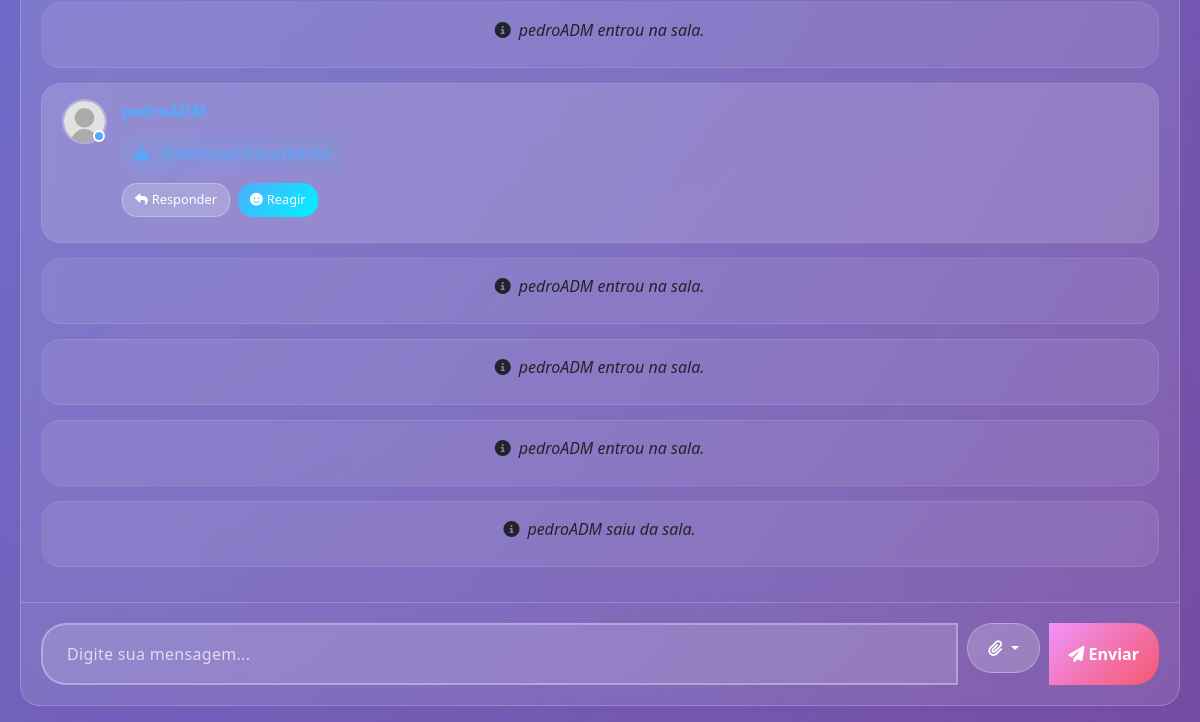
/chat (signed in, lower part), run on an earlier commit of the app's database.
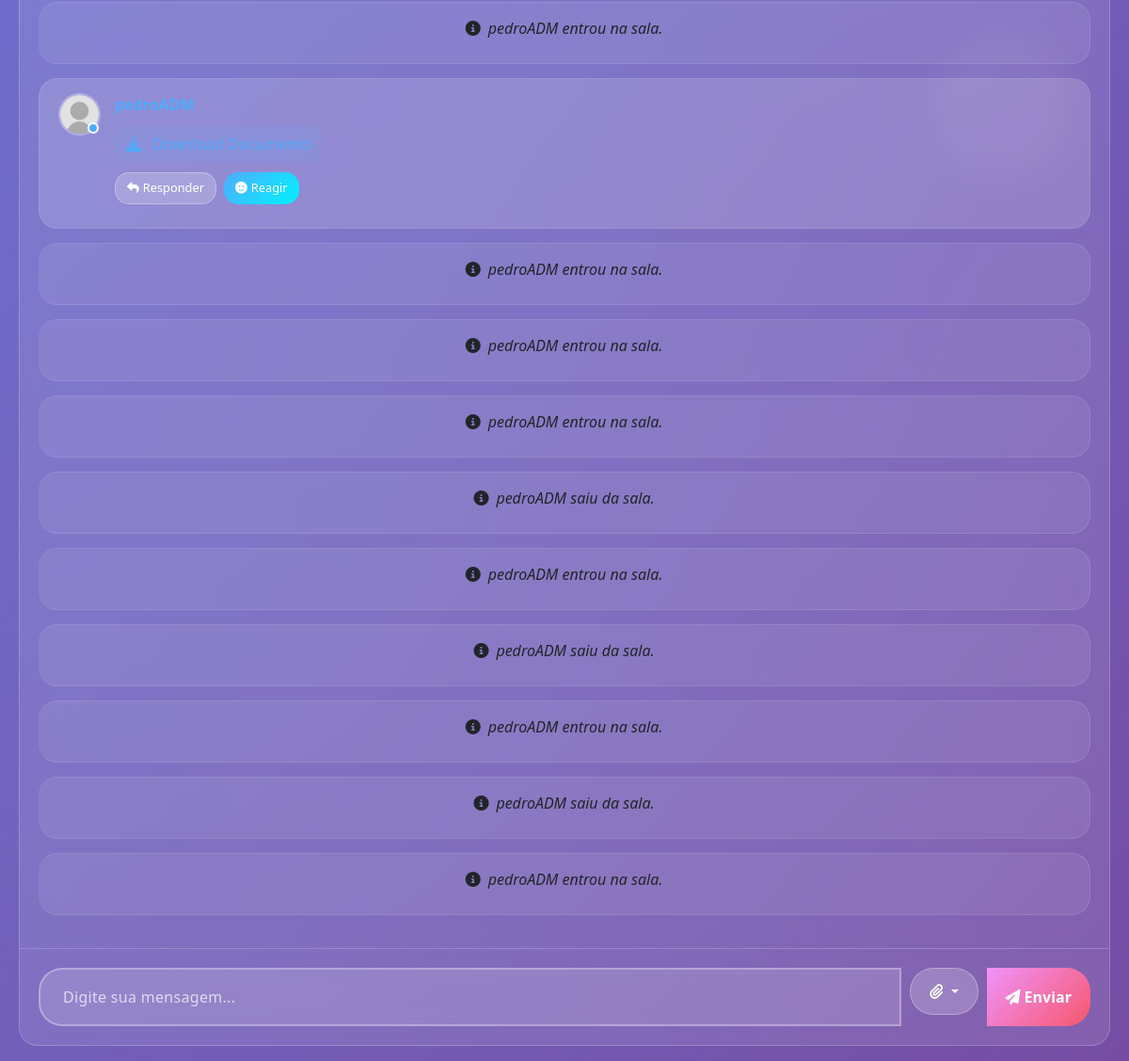
And on a later commit of the database.
### app.py (models this page shows)
class Message(db.Model):
    id = db.Column(db.Integer, primary_key=True)
    username = db.Column(db.String(80), nullable=False)
    room = db.Column(db.String(80), nullable=False)
    room_id = db.Column(db.Integer, db.ForeignKey('room.id'), nullable=True)
    msg = db.Column(db.Text, nullable=True)  # Pode ser vazio para mensagens de áudio
    file_url = db.Column(db.String(255), nullable=True)  # URL do arquivo (áudio, vídeo, documento)
    file_type = db.Column(db.String(50), nullable=True)  # 'audio', 'video', 'document'
    timestamp = db.Column(db.DateTime, default=lambda: datetime.now(timezone.utc))
    reply_to = db.Column(db.Integer, db.ForeignKey('message.id'), nullable=True)
    parent = db.relationship('Message', remote_side=[id], uselist=False)
    reactions = db.relationship('Reaction', backref='message', lazy=True)

### app.py (the view)
@app.route("/chat")
def chat():
    username = session.get("username")
    room = session.get("room")
    if not username or not room:
        return redirect(url_for("index"))
    room_obj = Room.query.filter_by(name=room).first()
    if room_obj:
        messages = Message.query.filter_by(room_id=room_obj.id).order_by(Message.timestamp).all()
    else:
        messages = Message.query.filter_by(room=room).order_by(Message.timestamp).all()
    return render_template("chat.html", username=username, room=room, messages=messages)

### templates/chat.html (shortened to what this page needs)
<!DOCTYPE html>
<html lang="pt-BR">
<head>
  <link href="https://cdn.jsdelivr.net/npm/bootstrap@5.3.0/dist/css/bootstrap.min.css" rel="stylesheet">
  <link href="https://cdnjs.cloudflare.com/ajax/libs/font-awesome/6.4.0/css/all.min.css" rel="stylesheet">
</head>
<body>
  <div class="floating-shapes">
    <div class="shape"></div>
  </div>
  <div class="container">
    <div class="chat-container" id="chat-container">
      {% for message in messages %}
        <div class="message {% if message.username == 'Sistema' %}system{% endif %}" id="message-{{ message.id }}">
          {% if message.username != 'Sistema' %}
            <div class="message-container">
              <div class="position-relative">
                <img src="{{ message.profile_pic or '/static/default_profile.png' }}"
                     class="profile-pic" alt="{{ message.username }}">
                <div class="online-indicator"></div>
              </div>
              <div class="message-content">
                <div class="message-username">{{ message.username }}</div>
                <div class="message-text">
                  {% if message.file_url %}
                    <div class="media-content">
                      {% if message.file_type.startswith("audio") %}
                        <audio controls src="{{ message.file_url }}"></audio>
                      {% elif message.file_type.startswith("video") %}
                        <video controls src="{{ message.file_url }}"></video>
                      {% else %}
                        <a href="{{ message.file_url }}" target="_blank">
                          <i class="fas fa-download me-1"></i>Download Documento
                        </a>
                      {% endif %}
                    </div>
                  {% else %}
                    {{ message.msg }}
                  {% endif %}
                </div>
                {% if message.username != "Sistema" %}
                  <div class="message-actions">
                    <button class="btn btn-sm btn-secondary reply-btn" data-id="{{ message.id }}" data-msg="{{ message.msg }}">
                      <i class="fas fa-reply me-1"></i>Responder
                    </button>
                    <button class="btn btn-sm btn-info reaction-btn" data-id="{{ message.id }}">
                      <i class="fas fa-smile me-1"></i>Reagir
                    </button>
                  </div>
                {% endif %}
              </div>
            </div>
          {% else %}
            <div class="text-center">
              <i class="fas fa-info-circle me-2"></i>{{ message.msg }}
            </div>
          {% endif %}
        </div>
      {% endfor %}
    </div>
    <div class="chat-input-section">
      <div class="input-group">
        <input type="text" id="mensagem" class="form-control" placeholder="Digite sua mensagem..." autocomplete="off">
        <div class="dropdown">
          <button id="uploadBtn" class="btn btn-secondary dropdown-toggle" type="button" data-bs-toggle="dropdown" aria-expanded="false" title="Anexar arquivo">
            <i class="fas fa-paperclip"></i>
          </button>
        </div>
        <button id="enviar" class="btn btn-primary">
          <i class="fas fa-paper-plane me-1"></i>Enviar
        </button>
      </div>
    </div>
  </div>
</body>
</html>

What changed in the data, as far as the page shows it:
added Message: msg "pedroADM entrou na sala."
added Message: msg "pedroADM saiu da sala."
added Message: msg "pedroADM entrou na sala."
added Message: msg "pedroADM saiu da sala."
added Message: msg "pedroADM entrou na sala."
